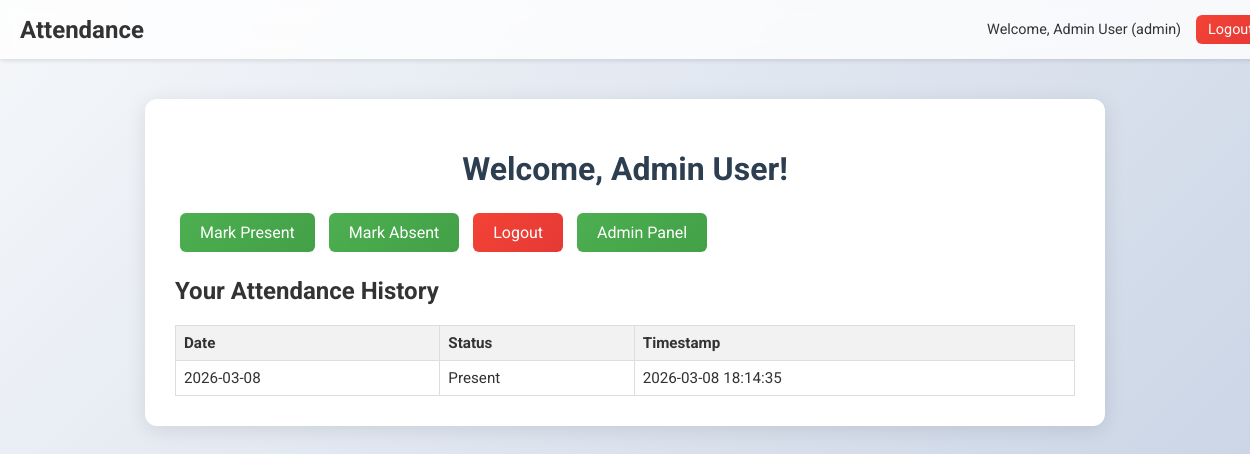
The app's page /dashboard (signed in) with its own data.
### tables this page shows
CREATE TABLE attendance (
            id INTEGER PRIMARY KEY AUTOINCREMENT,
            user_id INTEGER NOT NULL,
            date TEXT NOT NULL,
            status TEXT NOT NULL,
            timestamp TEXT NOT NULL,
            FOREIGN KEY (user_id) REFERENCES users (id)
        );

### app.py (the view)
@app.route('/dashboard')
def dashboard():
    if 'user_id' not in session:
        return redirect(url_for('login'))
    user_id = session['user_id']
    db = get_db()
    attendance = db.execute("SELECT date, status, timestamp FROM attendance WHERE user_id = ? ORDER BY date DESC", (user_id,)).fetchall()
    return render_template('dashboard.html', attendance=attendance)

### app.py (called while the page is built)
def get_db():
    db = sqlite3.connect(DATABASE)
    db.row_factory = sqlite3.Row
    return db

### templates/dashboard.html (shortened to what this page needs)
<!DOCTYPE html>
<html lang="en">
<head>
    <link rel="stylesheet" href="{{ url_for('static', filename='style.css') }}">
</head>
<body>
    <div class="navbar">
        <div class="logo"><a href="/dashboard">Attendance</a></div>
        <div class="nav-links">
            <span>Welcome, {{ session['name'] }}&nbsp;({{ session['role'] }})</span>
            <a href="/logout" class="button logout small">Logout</a>
        </div>
    </div>
    <div class="container">
        <h1>Welcome, {{ session['name'] }}!</h1>
        <div class="actions">
            <a href="/mark/Present" class="button">Mark Present</a>
            <a href="/mark/Absent" class="button">Mark Absent</a>
            <a href="/logout" class="button logout">Logout</a>
            {% if session['role'] == 'admin' %}
                <a href="/admin" class="button">Admin Panel</a>
            {% endif %}
        </div>
        <h2>Your Attendance History</h2>
        <table>
            <thead>
                <tr>
                    <th>Date</th>
                    <th>Status</th>
                    <th>Timestamp</th>
                </tr>
            </thead>
            <tbody>
                {% for record in attendance %}
                    <tr>
                        <td>{{ record['date'] }}</td>
                        <td>{{ record['status'] }}</td>
                        <td>{{ record['timestamp'] }}</td>
                    </tr>
                {% endfor %}
            </tbody>
        </table>
    </div>
</body>
</html>

### static/style.css (style rules this page uses)
body { font-family: 'Roboto', Arial, sans-serif; background: linear-gradient(135deg, #f5f7fa 0%, #c3cfe2 100%); margin: 0; padding: 0; color: #333; min-height: 100vh; display: flex; flex-direction: column; }
.container { background-color: white; padding: 30px; border-radius: 12px; box-shadow: 0 4px 20px rgba(0, 0, 0, 0.1); width: 90%; margin: 40px auto; max-width: 900px; }
h1 { text-align: center; color: #2c3e50; margin-bottom: 20px; }
.button { display: inline-block; padding: 10px 20px; margin: 5px; background-color: #4CAF50; color: white; text-decoration: none; border: none; border-radius: 4px; cursor: pointer; text-align: center; }
.logout { background-color: #f44336; }
table { width: 100%; border-collapse: collapse; margin-top: 20px; font-size: 0.95rem; }
th, td { border: 1px solid #ddd; padding: 8px; text-align: left; }
th { background-color: #f2f2f2; }
.navbar { width: 100%; background-color: #ffffffcc; backdrop-filter: blur(10px); display: flex; justify-content: space-between; align-items: center; padding: 10px 20px; box-shadow: 0 2px 4px rgba(0,0,0,0.1); position: sticky; top: 0; z-index: 100; }
.navbar .logo a { font-size: 1.5rem; font-weight: 700; color: #333; text-decoration: none; }
.navbar .nav-links { display: flex; align-items: center; }
.navbar .nav-links a, .navbar .nav-links span { margin-left: 15px; font-size: 0.9rem; }
.button { display: inline-block; padding: 10px 20px; margin: 5px; background: linear-gradient(135deg, #4CAF50 0%, #43A047 100%); color: white; text-decoration: none; border: none; border-radius: 6px; cursor: pointer; text-align: center; transition: background 0.3s ease, transform 0.1s; }
.button.logout { background: linear-gradient(135deg, #f44336 0%, #e53935 100%); }
.button.small { padding: 6px 12px; font-size: 0.85rem; }

### records on screen
attendance: date "2026-03-08", status "Present", timestamp "2026-03-08 18:14:35"

### other values on screen
{{ session['name'] }} "Admin User"
{{ session['role'] }} "admin"
